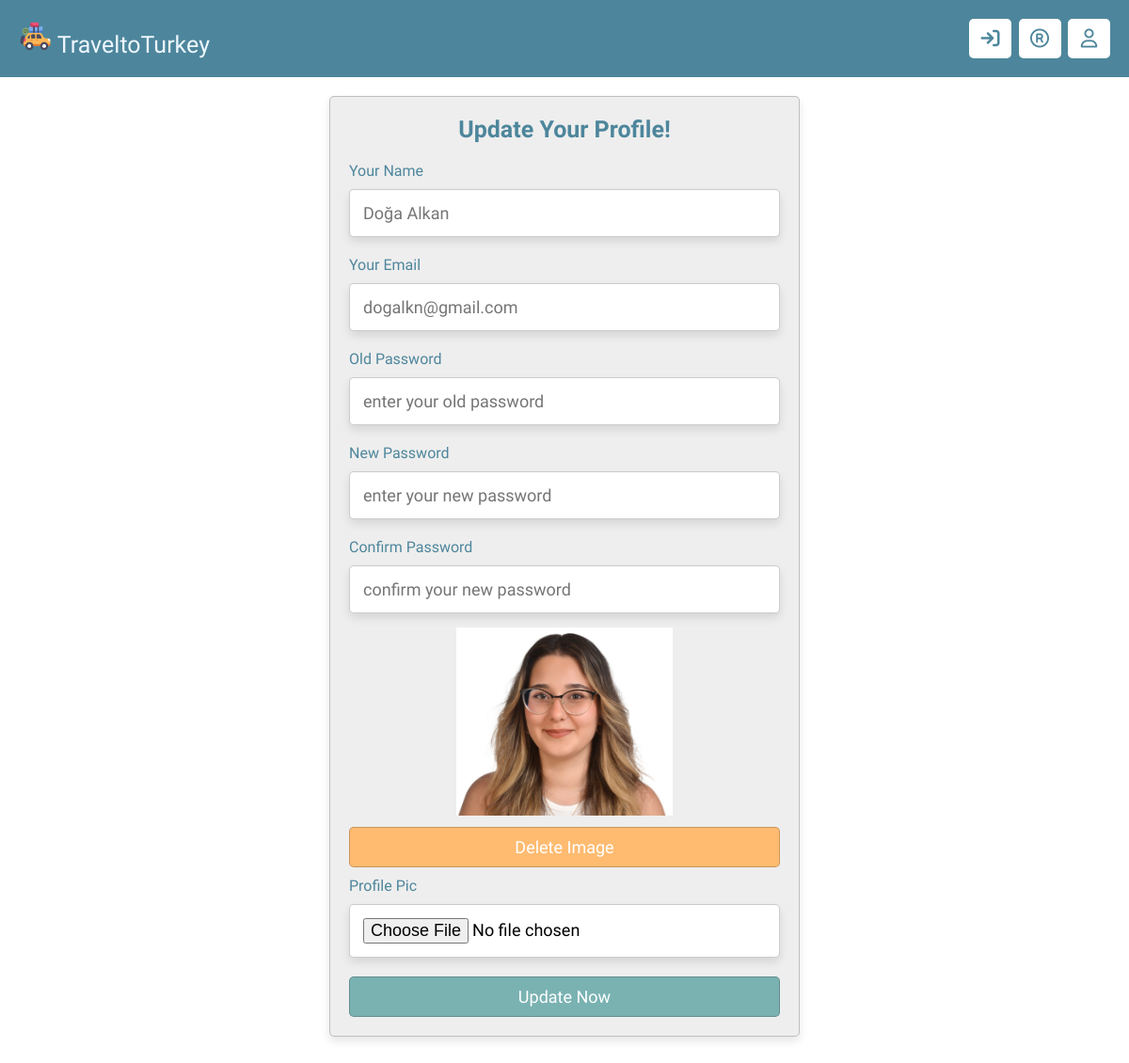
Page /mini_projects/update.php (signed in) on the committed database.
### tables this page shows
CREATE TABLE `users` (
  `id` varchar(20) NOT NULL PRIMARY KEY,
  `name` varchar(50) NOT NULL,
  `email` varchar(50) NOT NULL,
  `password` varchar(100) NOT NULL,
  `image` varchar(30) NOT NULL
);

### mini_projects/update.php (the view, shortened to what this page needs)
<?php
include 'components/connect.php';
?>
<!DOCTYPE html>
<html lang="en">
<head>
   <link rel="stylesheet" href="css/style.css">
</head>
<body>
<?php include 'components/header.php'; ?>
<section class="account-form">
   <form action="" method="post" enctype="multipart/form-data">
      <h3>Update Your Profile!</h3>
      <p class="placeholder">Your Name</p>
      <input type="text" name="name" maxlength="50" placeholder="<?= $fetch_profile['name']; ?>" class="box">
      <p class="placeholder">Your Email</p>
      <input type="email" name="email" maxlength="50" placeholder="<?= $fetch_profile['email']; ?>" class="box">
      <p class="placeholder">Old Password</p>
      <input type="password" name="old_pass" maxlength="50" placeholder="enter your old password" class="box">
      <p class="placeholder">New Password</p>
      <input type="password" name="new_pass" maxlength="50" placeholder="enter your new password" class="box">
      <p class="placeholder">Confirm Password</p>
      <input type="password" name="c_pass" maxlength="50" placeholder="confirm your new password" class="box">
      <?php if($fetch_profile['image'] != ''){ ?>
         <img src="uploaded_files/<?= $fetch_profile['image']; ?>" alt="" class="image">
         <input type="submit" value="delete image" name="delete_image" class="delete-btn" onclick="return confirm('delete this image?');">
      <?php }; ?>
      <p class="placeholder">Profile Pic</p>
      <input type="file" name="image" class="box" accept="image/*">
      <input type="submit" value="update now" name="submit" class="btn">
   </form>
</section>
</body>
</html>

### mini_projects/css/style.css (style rules this page uses)
:root { --light-yellow: #fffbda; --dark-yellow: #ffec9e; --light-orange: #ffbb70; --dark-orange: #ed9455; --light-blue: #eef7ff; --light-turkuaz: #cde8e5; --dark-turkuaz: #7ab2b2; --dark-blue: #4d869c; --white: #fff; --border: 0.1rem solid rgba(0, 0, 0, 0.2); --box-shadow: 0 0.5rem 1rem rgba(0, 0, 0, 0.1); --black: #000000; --red: #eb4d4b; --light-color: #999; --light-bg: #eee; }
* { font-family: "Comfortaa", cursive; margin: 0; padding: 0; box-sizing: border-box; outline: none; border: none; text-decoration: none; scrollbar-width: thin; }
html { font-size: 62.5%; overflow-x: hidden; }
body { background-color: var(--white); padding-bottom: 8rem; }
section { max-width: 1200px; margin: 0 auto; padding: 2rem; }
.btn, .delete-btn, .option-btn { display: block; width: 100%; }
.btn, .delete-btn, .option-btn, .inline-btn, .inline-delete-btn, .inline-option-btn { margin-top: 1rem; text-align: center; padding: 1rem 3rem; font-size: 1.8rem; border-radius: 0.5rem; border: var(--border); color: var(--white); cursor: pointer; text-transform: capitalize; }
.btn, .inline-btn { background-color: var(--dark-turkuaz); }
.delete-btn, .inline-delete-btn { background-color: var(--light-orange); }
.account-form form { background: var(--light-bg); box-shadow: var(--box-shadow); padding: 2rem; border: var(--border); border-radius: 0.5rem; max-width: 50rem; margin: 0 auto; }
.account-form form h3 { padding-bottom: 1rem; font-size: 2.5rem; color: var(--dark-blue); text-transform: capitalize; text-align: center; }
.account-form form p { padding-top: 1rem; font-size: 1.6rem; color: var(--dark-blue); }
.account-form form .box { width: 100%; border-radius: 0.5rem; padding: 1.4rem; font-size: 1.8rem; color: var(--black); background-color: var(--white); margin: 1rem 0; border: var(--border); box-shadow: var(--box-shadow); }
.account-form form .image { height: 20rem; width: 100%; object-fit: contain; margin-top: 0.5rem; }

### rows in the picture
users: name "Doğa Alkan", email "dogalkn@gmail.com", image (picture)
